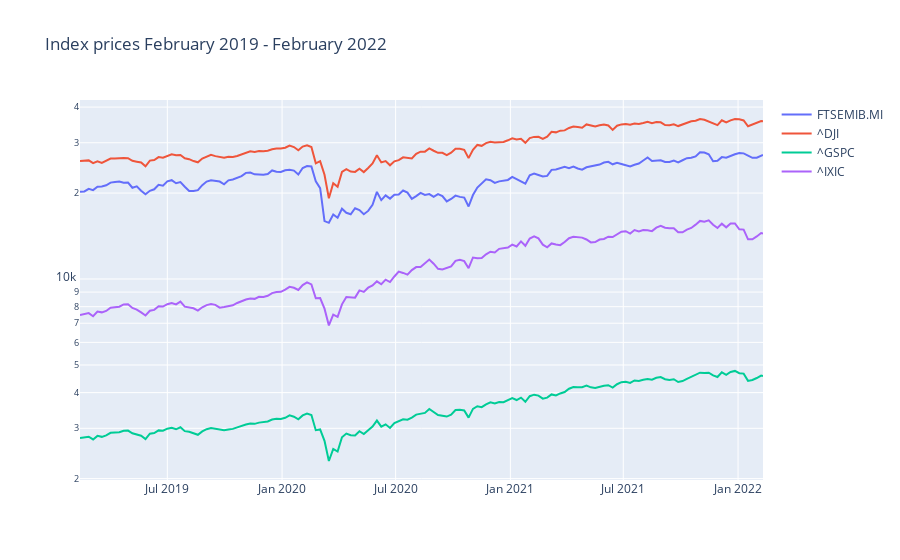

The cell this chart's notebook holds for it:
### Code cell
# instantiate the figure object
fig = go.Figure()

# add a scatter trace for every column
for col in df.columns:
    fig.add_scatter(x=df.index, y=df[col], name=col[1])

# change the scale to logarithmic and add title
fig.update_layout(
    yaxis=dict(type="log"),
    title=f"Index prices {df.index[0].strftime('%B %Y')} - " \
          +                f"{df.index[-1].strftime('%B %Y')}"
)

fig.show()

### Figure 1 — Plotly figure (JSON) as saved in the notebook; plotly's stock layout.template omitted (floating-point values rounded to 4 significant figures; data arrays with more than 128 entries replaced by an {"elided": "..."} marker saying what was removed)
{"data": [{"name": "FTSEMIB.MI", "type": "scatter", "x": {"elided": "158 str values"}, "y": {"elided": "158 float values"}}, {"name": "^DJI", "type": "scatter", "x": {"elided": "158 str values"}, "y": {"elided": "158 float values"}}, {"name": "^GSPC", "type": "scatter", "x": {"elided": "158 str values"}, "y": {"elided": "158 float values"}}, {"name": "^IXIC", "type": "scatter", "x": {"elided": "158 str values"}, "y": {"elided": "158 float values"}}], "layout": {"title": {"text": "Index prices February 2019 - February 2022"}, "yaxis": {"type": "log"}}}
